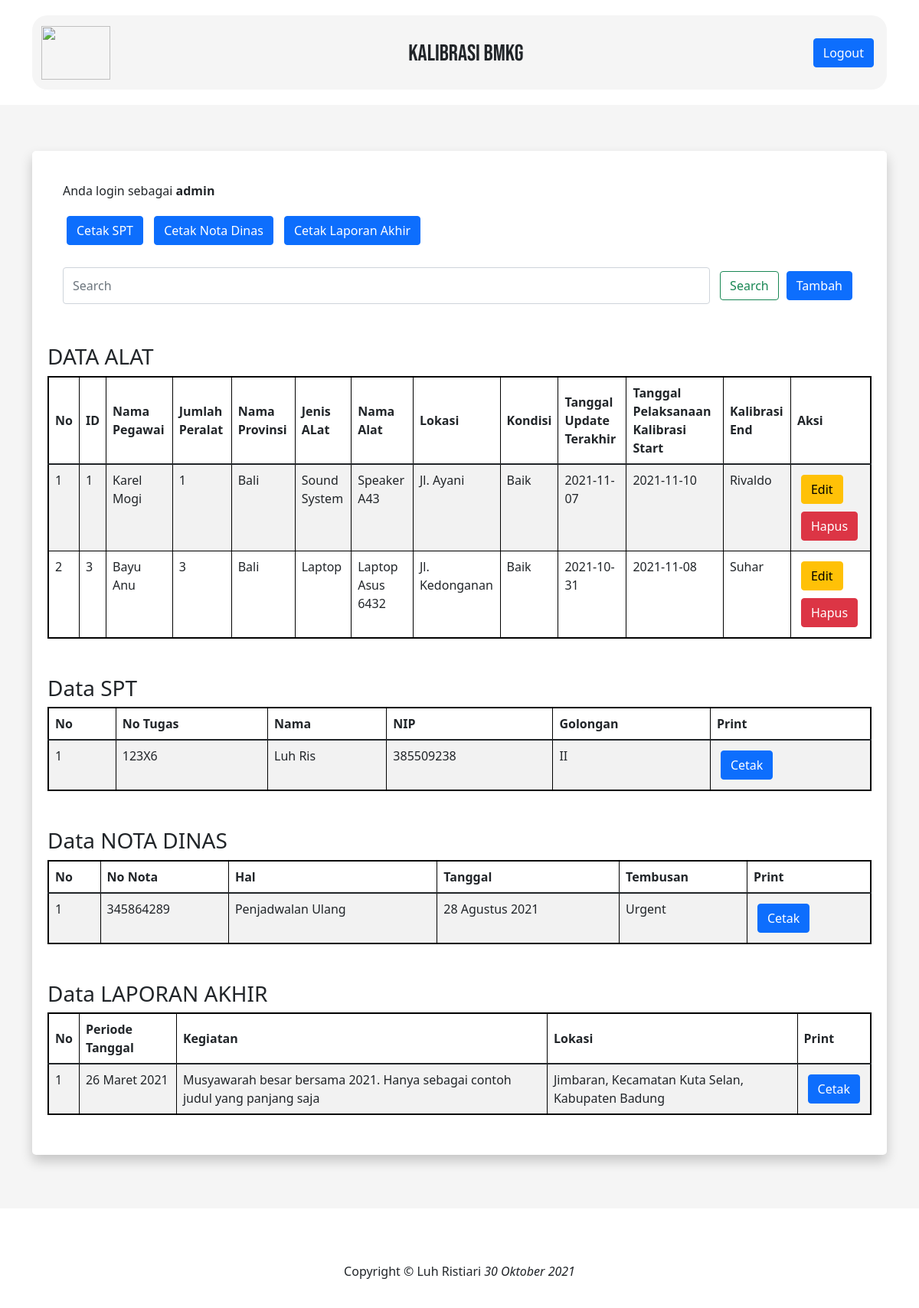
The page / (signed in) on the database its author committed.
### tables this page shows
CREATE TABLE `data_bmkg` (
  `id` int(11) NOT NULL,
  `pegawai` varchar(64) NOT NULL,
  `jumlah_peralatan` int(11) NOT NULL,
  `provinsi` varchar(64) NOT NULL,
  `jenis_alat` varchar(64) NOT NULL,
  `nama_alat` varchar(64) NOT NULL,
  `lokasi` varchar(64) NOT NULL,
  `kondisi` varchar(64) NOT NULL,
  `tanggal_update` date NOT NULL,
  `tanggal_pelaksanaan` date NOT NULL,
  `kalibrasi_end` varchar(64) NOT NULL
);

CREATE TABLE `spt` (
  `id` int(11) NOT NULL,
  `no-tugas` text NOT NULL,
  `nama` text NOT NULL,
  `nip` text NOT NULL,
  `gol` text NOT NULL,
  `jabatan-utama` text NOT NULL,
  `unit-kerja` text NOT NULL,
  `nama1` text NOT NULL,
  `nip1` text NOT NULL,
  `gol1` text NOT NULL,
  `jabatan1` text NOT NULL,
  `nama2` text NOT NULL,
  `nip2` text NOT NULL,
  `gol2` text NOT NULL,
  `jabatan2` text NOT NULL,
  `tugas` text NOT NULL,
  `lokasi` text NOT NULL,
  `lama` text NOT NULL,
  `tanggal-berangkat` text NOT NULL,
  `dana` text NOT NULL
);

CREATE TABLE `nota` (
  `id` int(11) NOT NULL,
  `nomor` text NOT NULL,
  `yth` text NOT NULL,
  `dari` text NOT NULL,
  `hal` text NOT NULL,
  `tanggal` text NOT NULL,
  `tembusan` text NOT NULL,
  `tugas` text NOT NULL,
  `lokasi` text NOT NULL,
  `selama` text NOT NULL,
  `tanggal-berangkat` text NOT NULL,
  `tanggal-kembali` text NOT NULL,
  `sumber-dana` text NOT NULL,
  `nama` text NOT NULL,
  `nip` text NOT NULL,
  `pangkat` text NOT NULL,
  `jabatan` text NOT NULL,
  `nama2` text NOT NULL,
  `nip2` text NOT NULL,
  `pangkat2` text NOT NULL,
  `jabatan2` text NOT NULL,
  `nama3` text NOT NULL,
  `nip3` text NOT NULL,
  `pangkat3` text NOT NULL,
  `jabatan3` text NOT NULL
);

CREATE TABLE `laporan` (
  `id` int(11) NOT NULL,
  `periode-tanggal` text NOT NULL,
  `judul-kegiatan` text NOT NULL,
  `pendahuluan` text NOT NULL,
  `pelaksana` text NOT NULL,
  `dasar-kegiatan` text NOT NULL,
  `lokasi` text NOT NULL,
  `lingkup-kegiatan` text NOT NULL,
  `hasil` text NOT NULL,
  `rekomendasi` text NOT NULL,
  `foto` text NOT NULL,
  `keterangan-foto` text NOT NULL,
  `penyusunLaporan1` varchar(64) NOT NULL,
  `penyusunLaporan2` varchar(64) NOT NULL,
  `penyusunLaporan3` varchar(64) NOT NULL
);

### index.php (the view, shortened to what this page needs)
<?php
$role = $_SESSION["role"];
require 'conn.php';
$result = mysqli_query($conn, "SELECT * FROM data_bmkg");
?>
<!doctype html>
<html lang="en">
  <head>
    <link href="https://cdn.jsdelivr.net/npm/bootstrap@5.1.3/dist/css/bootstrap.min.css" rel="stylesheet">
    <link href="src/style.css" rel="stylesheet">
  </head>
  <body>
  <?php require 'templates/navbar.php' ?>
<main>
    <div class="container">
        <div class="card">
        <div class="panel panel-default">
            <div class="panel-heading">
              <div class="mb-4">
              <p>Anda login sebagai <b><?= $_SESSION["role"] ?></b></p>
              <div class="my-3">
                <?php if($role == "admin") : ?>
                <a href="spt.php" type="button" class="btn btn-primary">Cetak SPT</a>
                <a href="nota-dinas.php" type="button" class="btn btn-primary">Cetak Nota Dinas</a>
                <a href="laporan-akhir.php" type="button" class="btn btn-primary">Cetak Laporan Akhir</a>
                <?php elseif ($role == "lab") : ?>
                <a href="nota-dinas.php" type="button" class="btn btn-primary">Cetak Nota Dinas</a>
                <?php elseif ($role == "tu") : ?>
                <a href="spt.php" type="button" class="btn btn-primary">Cetak SPT</a>
                <a href="laporan-akhir.php" type="button" class="btn btn-primary">Cetak Laporan Akhir</a>
                <?php endif; ?>
              </div>
              </div>
                <div class="my-3">
                  <form class="d-flex" method="post">
                      <input name="keyword" class="form-control me-2" type="search" placeholder="Search" aria-label="Search">
                      <button name="search" class="btn btn-outline-success" type="submit">Search</button>
                      <a href="tambah.php" type="button" class="btn btn-primary">Tambah</a>
                  </form>
                </div>
            </div>
        </div>
        <div class="table-responsive my-3">
          <h3>DATA ALAT</h3>
          <table class="table table-bordered table-hover table-striped">
            <thead>
                <tr>
                    <th>No</th>
                    <th>ID</th>
                    <th>Nama Pegawai</th>
                    <th>Jumlah Peralat</th>
                    <th>Nama Provinsi</th>
                    <th>Jenis ALat</th>
                    <th>Nama Alat</th>
                    <th>Lokasi</th>
                    <th>Kondisi</th>
                    <th>Tanggal Update Terakhir</th>
                    <th>Tanggal Pelaksanaan Kalibrasi Start</th>
                    <th>Kalibrasi End</th>
                    <th>Aksi</th>
                </tr>
            </thead>
            <tbody>
            <?php $i = 1; ?>
            <?php foreach ($result as $data) : ?>
              <tr>
                <td><?= $i++; ?></td>
                <td><?= nl2br($data["id"]) ?></td>
                <td><?= nl2br($data["pegawai"]) ?></td>
                <td><?= nl2br($data["jumlah_peralatan"]) ?></td>
                <td><?= nl2br($data["provinsi"]) ?></td>
                <td><?= nl2br($data["jenis_alat"]) ?></td>
                <td><?= nl2br($data["nama_alat"]) ?></td>
                <td><?= nl2br($data["lokasi"]) ?></td>
                <td><?= nl2br($data["kondisi"]) ?></td>
                <td><?= nl2br($data["tanggal_update"]) ?></td>
                <td><?= nl2br($data["tanggal_pelaksanaan"]) ?></td>
                <td><?= nl2br($data["kalibrasi_end"]) ?></td>
                <td>
                  <a href="edit.php?id=<?= $data['id'] ?>" type="button" class="btn btn-warning">Edit</a>
                  <a href="hapus.php?id=<?= $data['id'] ?>" type="button" class="btn btn-danger">Hapus</a>
                </td>
              </tr>
            <?php endforeach; ?>
            </tbody>
          </table>
        </div>
        <?php if($_SESSION['role'] == "admin") :  ?>
          <div class="my-3 table-responsive">
            <h3>Data SPT</h3>
            <table class="table table-bordered table-hover table-striped">
              <thead>
                  <tr>
                      <th>No</th>
                      <th>No Tugas</th>
                      <th>Nama</th>
                      <th>NIP</th>
                      <th>Golongan</th>
                      <th>Print</th>
                  </tr>
              </thead>
              <tbody>
              <?php
              $i = 1;
              $spt = mysqli_query($conn, "SELECT * FROM spt");
              ?>
              <?php foreach ($spt as $data) : ?>
                <tr>
                  <td><?= $i++; ?></td>
                  <td><?= nl2br($data["no-tugas"]) ?></td>
                  <td><?= nl2br($data["nama"]) ?></td>
                  <td><?= nl2br($data["nip"]) ?></td>
                  <td><?= nl2br($data["gol"]) ?></td>
                  <td>
                    <form action="print.php" method="post">
                      <button class="btn btn-primary" type="submit" name="cetak-spt">Cetak</button>
                    </form>
                  </td>
                </tr>
              <?php endforeach; ?>
              </tbody>
              </table>
          </div>
          <div class="my-3 table-responsive">
            <h3>Data NOTA DINAS</h3>
            <table class="table table-bordered table-hover table-striped">
              <thead>
                  <tr>
                      <th>No</th>
                      <th>No Nota</th>
                      <th>Hal</th>
                      <th>Tanggal</th>
                      <th>Tembusan</th>
                      <th>Print</th>
                  </tr>
              </thead>
              <tbody>
              <?php
              $i = 1;
              $nota = mysqli_query($conn, "SELECT * FROM nota");
              ?>
              <?php foreach ($nota as $data) : ?>
                <tr>
                  <td><?= $i++; ?></td>
                  <td><?= nl2br($data["nomor"]) ?></td>
                  <td><?= nl2br($data["hal"]) ?></td>
                  <td><?= nl2br($data["tanggal"]) ?></td>
                  <td><?= nl2br($data["tembusan"]) ?></td>
                  <td>
                    <form action="print.php" method="post">
                      <button class="btn btn-primary" type="submit" name="cetak-nota">Cetak</button>
                    </form>
                  </td>
                </tr>
              <?php endforeach; ?>
              </tbody>
              </table>
          </div>
          <div class="my-3 table-responsive">
            <h3>Data LAPORAN AKHIR</h3>
            <table class="table table-bordered table-hover table-striped">
              <thead>
                <tr>
                  <th>No</th>
                  <th>Periode Tanggal</th>
                  <th>Kegiatan</th>
                  <th>Lokasi</th>
                  <th>Print</th>
                </tr>
              </thead>
              <tbody>
                <?php
                $i = 1;
                $laporan = mysqli_query($conn, "SELECT * FROM laporan");
                ?>
                <?php foreach ($laporan as $data) : ?>
                <tr>
                  <td><?= $i++; ?></td>
                  <td><?= nl2br($data["periode-tanggal"]) ?></td>
                  <td><?= nl2br($data["judul-kegiatan"]) ?></td>
                  <td><?= nl2br($data["lokasi"]) ?></td>
                  <td>
                    <form action="print.php" method="post">
                      <button class="btn btn-primary" type="submit" name="cetak-laporan">Cetak</button>
                    </form>
                  </td>
                </tr>
                <?php endforeach; ?>
              </tbody>
            </table>
          </div>
        <?php endif; ?>
    </div>
</div>
</main>
<?php require 'templates/footer.php' ?>
  </body>
</html>

### templates/navbar.php
<div class="container">
  <nav class="navbar nav">
    <div class="container">
      <a class="navbar-brand" href="index.php">
        <img src="https://i.ibb.co/2jdyRKg/logo.png" alt="" width="90" height="70">
      </a>
      <p>Kalibrasi BMKG</p>
      <a href="logout.php" type="button" class="btn btn-primary">Logout</a>
    </div>
  </nav>
</div>

### templates/footer.php
<footer class="footer-wrapper">
    <p>Copyright &copy; Luh Ristiari <em class="pull-right">30 Oktober 2021</em></p>
</footer>

### src/style.css (style rules this page uses)
html, body { height: 100%; }
.nav { display: -ms-flexbox; display: flex; -ms-flex-align: center; background-color: white; background-color: #f5f5f5; border-radius: 20px; margin-top: 20px; margin-bottom: 20px; }
nav p { font-size: 30px; text-align: center; margin-top: 20px; font-family: 'Bebas Neue', cursive; }
main { display: -ms-flexbox; display: flex; -ms-flex-align: center; align-items: center; padding-top: 40px; padding-bottom: 40px; background-color: #f5f5f5; }
.card { box-shadow: 0 8px 16px 0 rgba(0, 0, 0, 0.2); border-radius: 5px; padding: 20px; margin-top: 20px; margin-bottom: 30px; background-color: white; border: 2px; }
.table { border: 2px solid black; width: 100%; }
.panel-heading { padding: 20px; }
.btn { margin: 5px; }
footer { background: white; margin-top: 50px; padding: 20px; }
footer p { text-align: center; }
.table-responsive { word-wrap: break-word; overflow-wrap: break-word; width: 100%; }
table td { padding: 0px 10px; word-wrap: break-word; overflow-wrap: break-word; vertical-align: top; }
table th { vertical-align: middle; }

### rows shown on the page
data_bmkg: id "1", pegawai "Karel Mogi", jumlah_peralatan "1", provinsi "Bali", jenis_alat "Sound System", nama_alat "Speaker A43", lokasi "Jl. Ayani", kondisi "Baik", tanggal_update "2021-11-07", tanggal_pelaksanaan "2021-11-10", kalibrasi_end "Rivaldo"
data_bmkg: id "3", pegawai "Bayu Anu", jumlah_peralatan "3", provinsi "Bali", jenis_alat "Laptop", nama_alat "Laptop Asus 6432", lokasi "Jl. Kedonganan", kondisi "Baik", tanggal_update "2021-10-31", tanggal_pelaksanaan "2021-11-08", kalibrasi_end "Suhar"
spt: value "123X6", nama "Luh Ris", nip "385509238", gol "II"
nota: nomor "345864289", hal "Penjadwalan Ulang", tanggal "28 Agustus 2021", tembusan "Urgent"
laporan: value "26 Maret 2021", value "Musyawarah besar bersama 2021. Hanya sebagai contoh judul yang panjang saja", lokasi "Jimbaran, Kecamatan Kuta Selan, Kabupaten Badung"

### other values the page prints
$_SESSION["role"] "admin"
